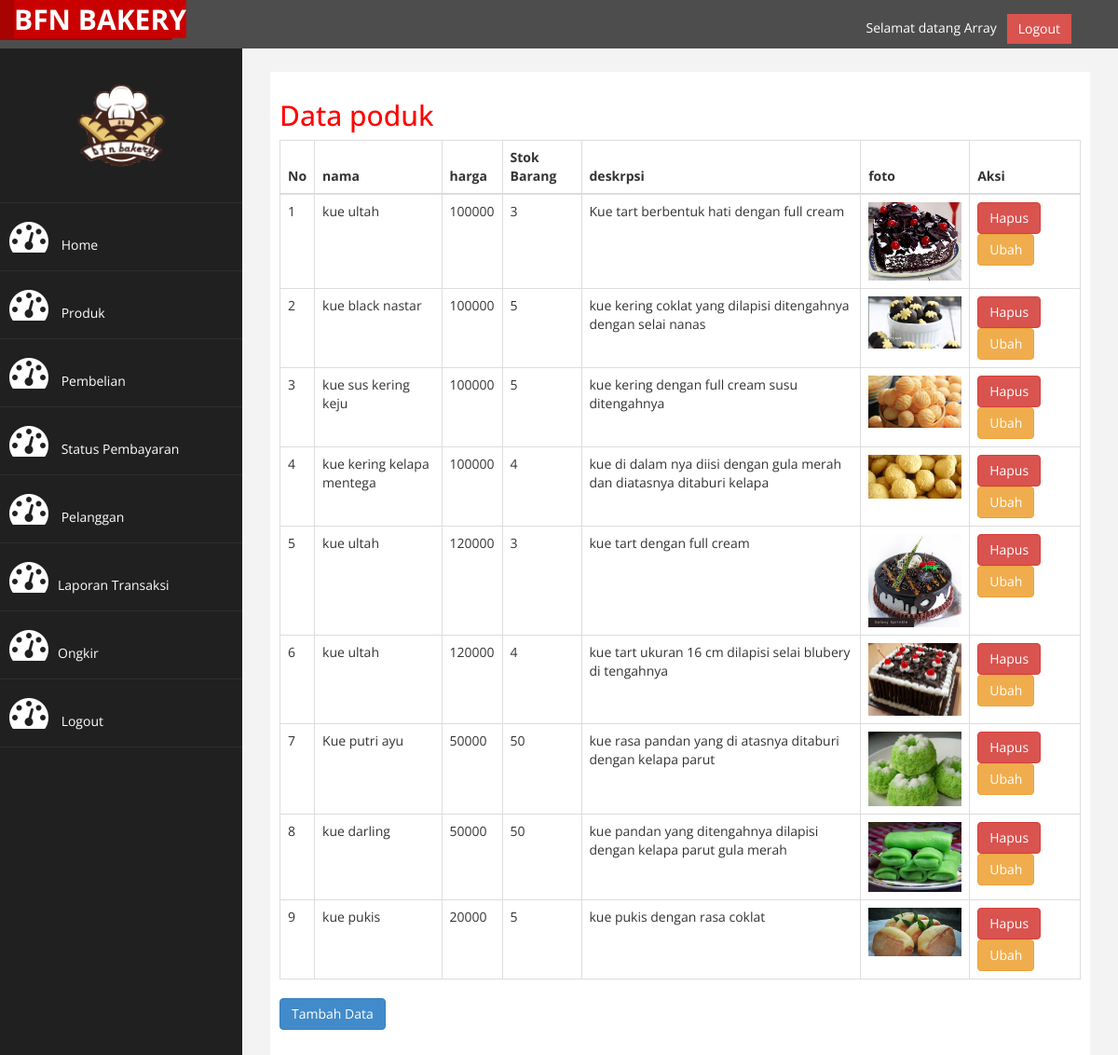
Page /admin/index.php?halaman=produk (signed in) on the committed database.
### tables this page shows
CREATE TABLE `menu` (
  `id_produk` int(11) NOT NULL,
  `nama` varchar(64) DEFAULT NULL,
  `harga` varchar(9) DEFAULT NULL,
  `gambar` varchar(64) DEFAULT NULL,
  `deskripsi` varchar(100) DEFAULT NULL,
  `id_kategori` int(11) DEFAULT NULL,
  `stok_barang` varchar(10) NOT NULL
);

### admin/produk.php (the view)
<h2> Data poduk</h2>
<table class="table table-bordered">
	<thead>
		<tr>
			<th>No</th>
			<th>nama</th>
			<th>harga</th>
			<th>Stok Barang</th>
			<th>deskrpsi</th>
			<th>foto</th>
			<th>Aksi</th>
		</tr>
	</thead>
	<tbody>
		<?php $nomor=1; ?>
		<?php $ambil=$koneksi->query("SELECT * FROM menu"); ?>
		<?php while($pecah =$ambil->fetch_assoc()){ ?>
		<tr>
			<td><?php echo $nomor; ?></td>
			<td><?php echo $pecah['nama']; ?></td>
			<td><?php echo $pecah['harga']; ?></td>
			<td><?php echo $pecah['stok_barang']; ?></td>
			<td><?php echo $pecah['deskripsi']; ?></td>
			<td>
				<img src="../foto/<?php echo $pecah['gambar']; ?>" width="100">
			</td>
			<td>
				<a href="index.php?halaman=hapusproduk&id=<?php echo $pecah['id_produk']; ?>" class="btn-danger btn">Hapus</a>
				<a href="index.php?halaman=ubahproduk&id=<?php echo $pecah['id_produk']; ?>" class="btn-warning btn">Ubah</a>
			</td>
		</tr>
		<?php $nomor++; ?>
		<?php } ?>
	</tbody>
</table>
<a href="index.php?halaman=tambahproduk" class="btn btn-primary">Tambah Data</a>

### admin/assets/css/custom.css (style rules this page uses)
body { font-family: 'Open Sans', sans-serif; }
h2 { color: #f00; }

### rows in the picture
menu: nama "kue ultah", harga "100000", stok_barang "3", deskripsi "Kue tart berbentuk hati dengan full cream", gambar (picture)
menu: nama "kue black nastar", harga "100000", stok_barang "5", deskripsi "kue kering coklat yang dilapisi ditengahnya dengan selai nanas", gambar (picture)
menu: nama "kue sus kering keju", harga "100000", stok_barang "5", deskripsi "kue kering dengan full cream susu ditengahnya", gambar (picture)
menu: nama "kue kering kelapa mentega", harga "100000", stok_barang "4", deskripsi "kue di dalam nya diisi dengan gula merah dan diatasnya ditaburi kelapa", gambar (picture)
menu: nama "kue ultah", harga "120000", stok_barang "3", deskripsi "kue tart dengan full cream", gambar (picture)
menu: nama "kue ultah", harga "120000", stok_barang "4", deskripsi "kue tart ukuran 16 cm dilapisi selai blubery di tengahnya", gambar (picture)
menu: nama "Kue putri ayu", harga "50000", stok_barang "50", deskripsi "kue rasa pandan yang di atasnya ditaburi dengan kelapa parut", gambar (picture)
menu: nama "kue darling", harga "50000", stok_barang "50", deskripsi "kue pandan yang ditengahnya dilapisi dengan kelapa parut gula merah", gambar (picture)
menu: nama "kue pukis", harga "20000", stok_barang "5", deskripsi "kue pukis dengan rasa coklat", gambar (picture)

### other values in the picture
$_SESSION["pelanggan"] "Array"
